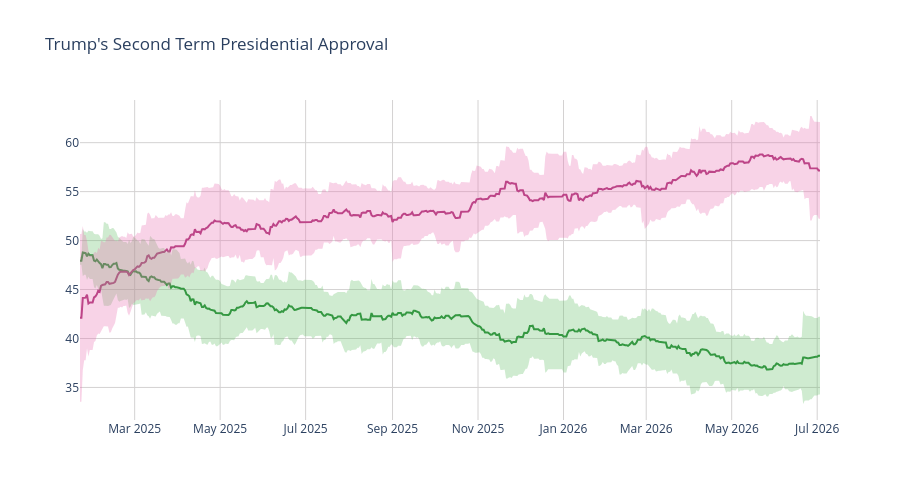

Source (notebook cell):
### Code cell
disappr_ci_hex = "#e86eaf"
appr_ci_hex = "#60be65"
disappr_ci_rgba = "rgba(232, 110, 175, 0.3)"
appr_ci_rgba = "rgba(96, 190, 101, 0.3)"
grid_col = "#d4d2d2"


# Approve
fig = go.Figure(go.Scatter(
    x=pres['end_date'],
    y=pres['approve'],
    hovertemplate="%{y:.2f}%",
    name="<b>Approve</b>",
    line=dict(color="#228833"),
    showlegend=False
))

# Disapprove
fig.add_trace(go.Scatter(
    x=pres['end_date'],
    y=pres['disapprove'],
    hovertemplate="%{y:.2f}%",
    name="<b>Disapprove</b>",
    line=dict(color="#aa3377"),
    showlegend=False
    )
)

# Approve CI
fig.add_traces([

    # Upper bound
    go.Scatter(
        x=pres['end_date'],
        y=pres['approve_upper_ci'],
        marker=dict(color=appr_ci_hex),
        line=dict(width=0),
        mode='lines',
        showlegend=False,
        hoverinfo="skip"
    ),

    # Lower bound
    go.Scatter(
        x=pres['end_date'],
        y=pres['approve_lower_ci'],
        marker=dict(color=appr_ci_hex),
        line=dict(width=0),
        mode='lines',
        fillcolor=appr_ci_rgba,
        fill="tonexty",
        showlegend=False,
        hoverinfo="skip"
    )
])

# Disapprove CI
fig.add_traces([

    # Upper bound
    go.Scatter(
        x=pres['end_date'],
        y=pres['disapprove_upper_ci'],
        marker=dict(color=disappr_ci_hex),
        line=dict(width=0),
        mode='lines',
        showlegend=False,
        hoverinfo="skip"
    ),

    # Lower bound
    go.Scatter(
        x=pres['end_date'],
        y=pres['disapprove_lower_ci'],
        marker=dict(color=disappr_ci_hex),
        line=dict(width=0),
        mode='lines',
        fillcolor=disappr_ci_rgba,
        fill="tonexty",
        showlegend=False,
        hoverinfo="skip"
    )
])

fig.update_layout(
    title=dict(text="Trump's Second Term Presidential Approval"),
    hovermode="x"
)

fig.update_xaxes(gridcolor=grid_col)
fig.update_yaxes(gridcolor=grid_col)

fig.update_layout(hovermode="x", hoverlabel_align="right", plot_bgcolor="rgba(0, 0, 0, 0)", height=500)
fig.show()

### Figure 1 — Plotly figure (JSON) as saved in the notebook; plotly's stock layout.template omitted (floating-point values rounded to 4 significant figures; data arrays with more than 128 entries replaced by an {"elided": "..."} marker saying what was removed)
{"data": [{"hovertemplate": "%{y:.2f}%", "line": {"color": "#228833"}, "name": "<b>Approve</b>", "showlegend": false, "type": "scatter", "x": {"elided": "529 str values"}, "y": {"elided": "529 float values"}}, {"hovertemplate": "%{y:.2f}%", "line": {"color": "#aa3377"}, "name": "<b>Disapprove</b>", "showlegend": false, "type": "scatter", "x": {"elided": "529 str values"}, "y": {"elided": "529 float values"}}, {"hoverinfo": "skip", "line": {"width": 0}, "marker": {"color": "#60be65"}, "mode": "lines", "showlegend": false, "type": "scatter", "x": {"elided": "529 str values"}, "y": {"elided": "529 float values"}}, {"fill": "tonexty", "fillcolor": "rgba(96, 190, 101, 0.3)", "hoverinfo": "skip", "line": {"width": 0}, "marker": {"color": "#60be65"}, "mode": "lines", "showlegend": false, "type": "scatter", "x": {"elided": "529 str values"}, "y": {"elided": "529 float values"}}, {"hoverinfo": "skip", "line": {"width": 0}, "marker": {"color": "#e86eaf"}, "mode": "lines", "showlegend": false, "type": "scatter", "x": {"elided": "529 str values"}, "y": {"elided": "529 float values"}}, {"fill": "tonexty", "fillcolor": "rgba(232, 110, 175, 0.3)", "hoverinfo": "skip", "line": {"width": 0}, "marker": {"color": "#e86eaf"}, "mode": "lines", "showlegend": false, "type": "scatter", "x": {"elided": "529 str values"}, "y": {"elided": "529 float values"}}], "layout": {"height": 500, "hoverlabel": {"align": "right"}, "hovermode": "x", "plot_bgcolor": "rgba(0, 0, 0, 0)", "title": {"text": "Trump's Second Term Presidential Approval"}, "xaxis": {"gridcolor": "#d4d2d2"}, "yaxis": {"gridcolor": "#d4d2d2"}}}
